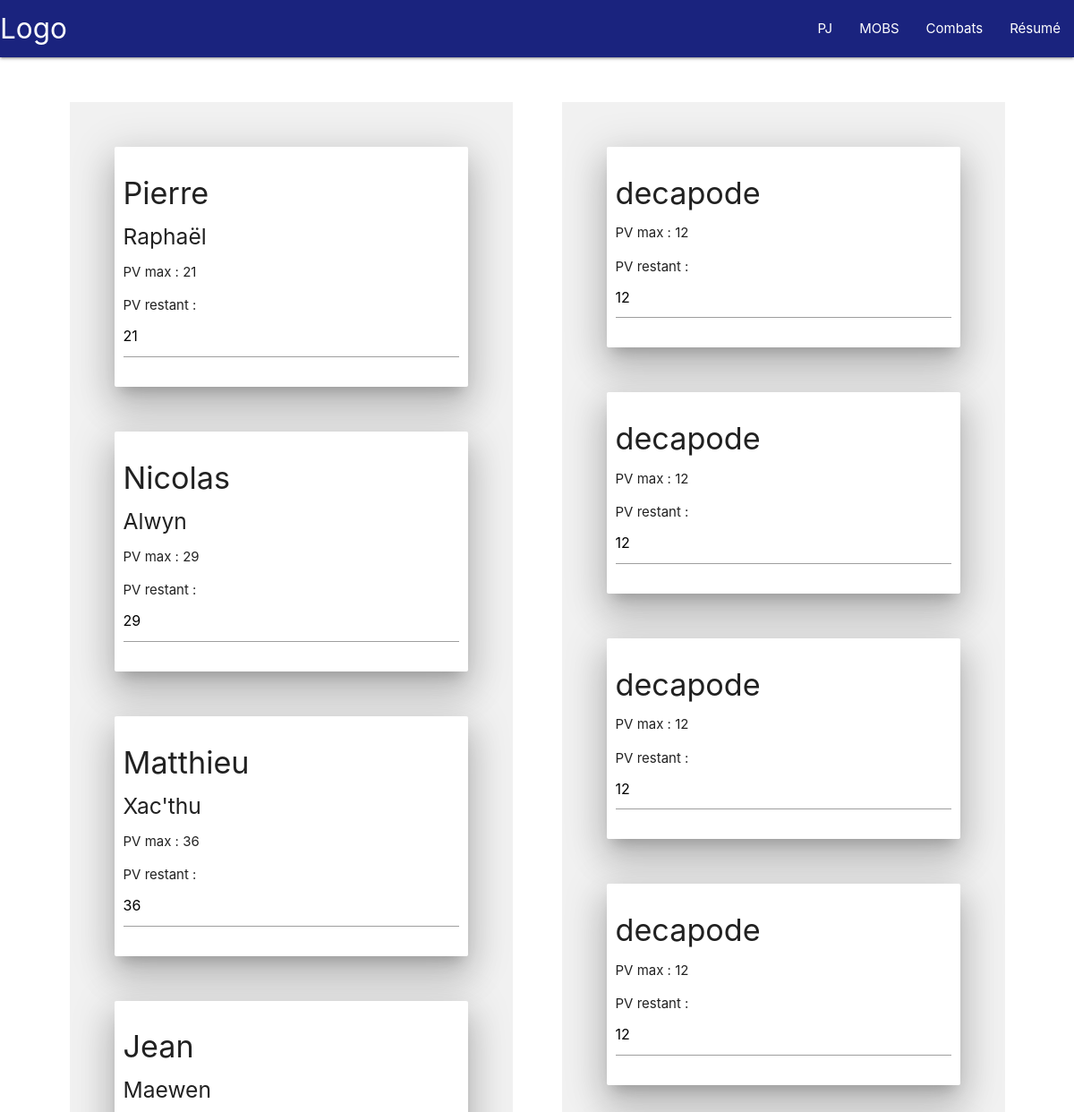
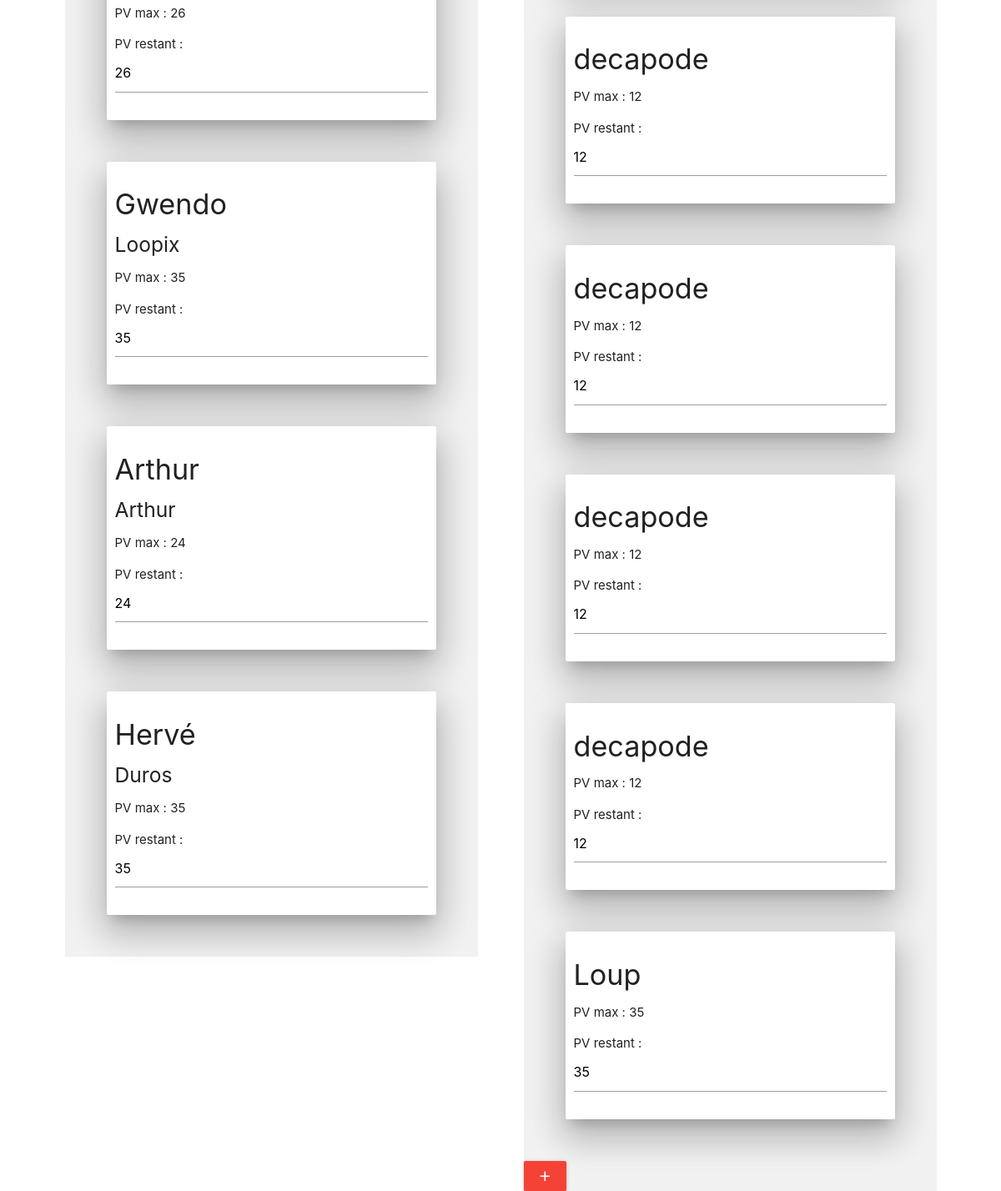
The app's page /index.php/welcome/combats with its own data (2 pictures, top to bottom).
### tables this page shows
CREATE TABLE IF NOT EXISTS `t_pj` (
  `user_id` int(11) NOT NULL AUTO_INCREMENT,
  `joueur_user` varchar(60) NOT NULL,
  `nom_user` varchar(60) NOT NULL,
  `hp_user` int(11) NOT NULL,
  `chp_user` int(11) NOT NULL,
  `psy_user` int(11) NOT NULL,
  `cpsy_user` int(11) NOT NULL,
  PRIMARY KEY (`user_id`)
);

CREATE TABLE IF NOT EXISTS `t_mob` (
  `mob_id` int(11) NOT NULL AUTO_INCREMENT,
  `nom_mob` varchar(60) NOT NULL,
  `hp_mob` int(11) NOT NULL,
  `chp_mob` int(11) NOT NULL,
  `psy_mob` int(11) NOT NULL,
  `cpsy_mob` int(11) NOT NULL,
  PRIMARY KEY (`mob_id`)
);

### application/controllers/Welcome.php (called while the page is built, shortened)
<?php
class Welcome extends CI_Controller {
	public function combats()
	{
		$this->load->view('templates/header');
		$this->load->view('templates/nav');
		$this->load->view('view_combat');
		$this->load->view('templates/footer');
	}
}

### index.php (called while the page is built, shortened)
<?php
require_once BASEPATH.'core/CodeIgniter.php';

### application/views/view_combat.php (the view, shortened to what this page needs)
<?php
$this->db->select('*');
$query_user = $this->db->get('t_pj');
$this->db->select('*');
$query_mob = $this->db->get('t_mob');
?>
<section class="flex">
  <div class="gauche">
    <?php foreach ($query_user->result() as $row)
    { ?>
    <div class="card z-depth-5">
      <div class="name">
        <h4><?php echo $row->joueur_user; ?></h4>
        <h5><?php echo $row->nom_user; ?></h5>
        <p>PV max : <?php echo $row->hp_user; ?></p>
        <p>PV restant : <input type="number" name="" value="<?php echo $row->hp_user; ?>"></p>
      </div>
    </div>
  <?php } ?>
  </div>
  <div class="droite">
    <?php foreach ($query_mob->result() as $row)
    { ?>
    <div class="card z-depth-5">
      <div class="name">
        <h4><?php echo $row->nom_mob; ?></h4>
        <p>PV max : <?php echo $row->hp_mob; ?></p>
        <p>PV restant : <input type="number" name="" value="<?php echo $row->hp_mob; ?>"></p>
      </div>
    </div>
  <?php } ?>
  <a class="waves-effect waves-light btn modal-trigger red" href="#modal2">  <i class="material-icons">add</i></a>
  </div>
</section>

### application/views/templates/header.php (shortened to what this page needs)
<!DOCTYPE html>
<html>
  <head>
    <link type="text/css" rel="stylesheet" href="<?php echo base_url()?>assets/css/materialize.min.css"  media="screen,projection"/>
    <link type="text/css" rel="stylesheet" href="<?php echo base_url()?>assets/css/style.css"  media="screen,projection"/>
  </head>
  <body>

### application/views/templates/nav.php
          <nav class=" indigo darken-4">
            <div class="nav-wrapper">
              <a href="<?php echo base_url() ?>index.php/welcome/index" class="brand-logo">Logo</a>
              <ul id="nav-mobile" class="right hide-on-med-and-down">
                <li><a href="<?php echo base_url() ?>index.php/welcome/index">PJ</a></li>
                <li><a href="badges.html">MOBS</a></li>
                <li><a href="<?php echo base_url() ?>index.php/welcome/combats">Combats</a></li>
                <li><a href="<?php echo base_url() ?>index.php/welcome/affiche_resume">Résumé</a></li>
              </ul>
            </div>
          </nav>
<div class="content">

### application/views/templates/footer.php (shortened to what this page needs)
</div>
</body>
</html>

### assets/css/style.css (style rules this page uses)
.content { margin-left: 50px; margin-right: 50px; }
.flex { display: flex; justify-content: space-around; }
.gauche { margin-top: 50px; width: 45%; height: 100%; background-color: #f1f1f1; }
.droite { margin-top: 50px; width: 45%; height: 100%; background-color: #f1f1f1; }
.card { margin: 50px; padding: 10px; }
div { border: 5px; }

### records on screen
t_pj: joueur_user "Pierre", nom_user "Raphaël", hp_user "21"
t_pj: joueur_user "Nicolas", nom_user "Alwyn", hp_user "29"
t_pj: joueur_user "Matthieu", nom_user "Xac'thu", hp_user "36"
t_pj: joueur_user "Jean", nom_user "Maewen", hp_user "26"
t_pj: joueur_user "Gwendo", nom_user "Loopix", hp_user "35"
t_pj: joueur_user "Arthur", nom_user "Arthur", hp_user "24"
t_pj: joueur_user "Hervé", nom_user "Duros", hp_user "35"
t_mob: nom_mob "decapode", hp_mob "12"
t_mob: nom_mob "decapode", hp_mob "12"
t_mob: nom_mob "decapode", hp_mob "12"
t_mob: nom_mob "decapode", hp_mob "12"
t_mob: nom_mob "decapode", hp_mob "12"
t_mob: nom_mob "decapode", hp_mob "12"
t_mob: nom_mob "decapode", hp_mob "12"
t_mob: nom_mob "decapode", hp_mob "12"
t_mob: nom_mob "Loup", hp_mob "35"
